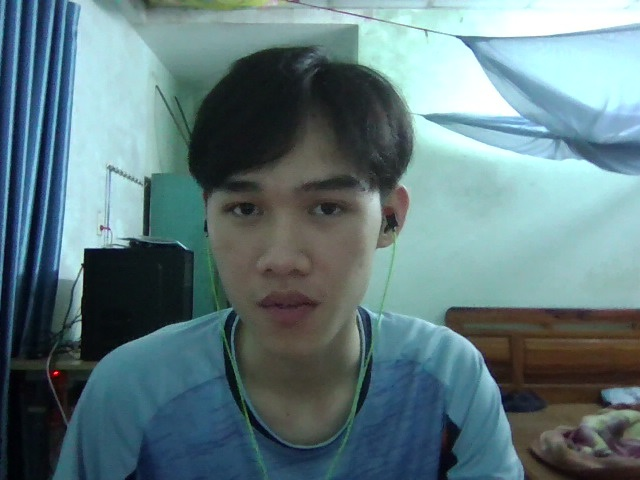
#> input picture captured/capture_0.jpg, 640 x 480 px
$ python -i lbp_u.py   (imports and definitions only)
#> lines starting #> are read from the running program, lines starting #| are printed output that depends on the picture
#> further down, picture is the input picture: shape (480, 640, 3); mean B, G, R 126.6, 122, 96
import cv2
import numpy as np
from skimage.feature import local_binary_pattern


class LBPVideoFeatureExtractor:

    def __init__(
        self,
        img_size=64,
        P=8,
        R=1,
        color_spaces=["gray", "ycrcb"],
        fps=25,
        window_sec=3
    ):

        self.IMG_SIZE = img_size
        self.P = P
        self.R = R
        self.COLOR_SPACES = color_spaces

        self.FPS = fps
        self.WINDOW_SEC = window_sec

        self.face_detector = cv2.CascadeClassifier(
            cv2.data.haarcascades + "haarcascade_frontalface_default.xml"
        )

    # ==========================
    # FACE DETECT
    # ==========================

    def detect_and_crop_face(self, frame):

        gray = cv2.cvtColor(frame, cv2.COLOR_BGR2GRAY)
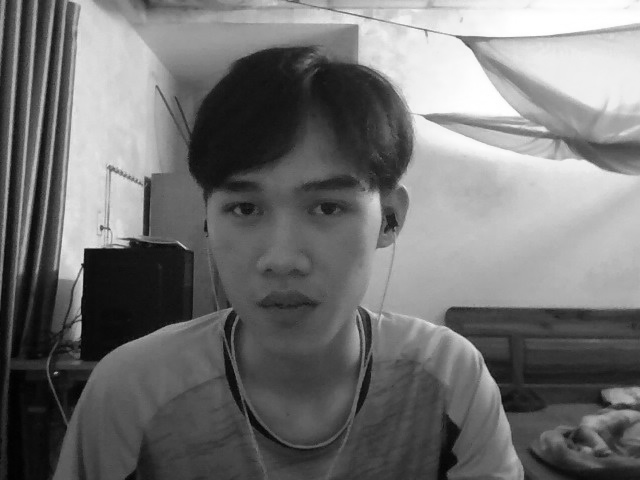
#> gray: shape (480, 640); min 0, max 255, mean 114.7

        faces = self.face_detector.detectMultiScale(
            gray,
            scaleFactor=1.2,
            minNeighbors=5,
            minSize=(50, 50)
        )
#> faces = [[169, 114, 239, 239]]

        if len(faces) == 0:
            return None

        faces = sorted(faces, key=lambda x: x[2]*x[3], reverse=True)
        x, y, w, h = faces[0]
#> x = 169; y = 114; w = 239; h = 239

        face = frame[y:y+h, x:x+w]
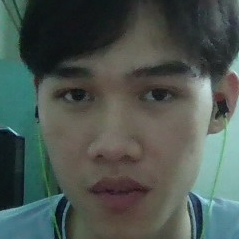
#> face: shape (239, 239, 3); mean B, G, R 80.8, 86, 75.5
        face = cv2.resize(face, (self.IMG_SIZE, self.IMG_SIZE))
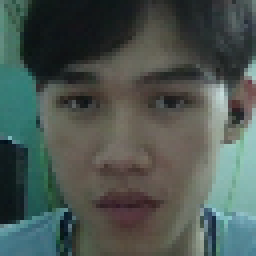
#> face: shape (64, 64, 3) (shown 4 times larger); mean B, G, R 80.7, 85.9, 75.4

        return face

    # ==========================
    # COLOR CONVERT MULTI
    # ==========================

    # [148 lines left out: functions convert_color_spaces, extract_lbp, extract_frame_feature, extract_video_frames, aggregate_feature, extract, not called in this run]


>>> import cv2
>>> picture = cv2.imread('../../captured/capture_0.jpg')
>>> result = LBPVideoFeatureExtractor().detect_and_crop_face(picture)

$ run again, on captured/capture_1.jpg
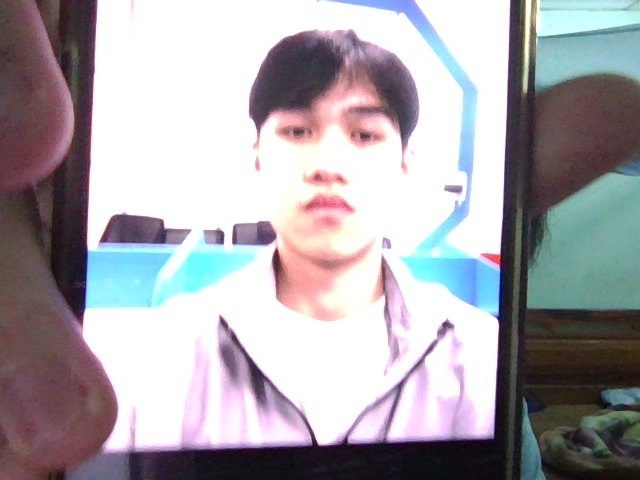
#> input picture captured/capture_1.jpg, 640 x 480 px
#> picture is the input picture: shape (480, 640, 3); mean B, G, R 170.5, 165.1, 168.7
#> in detect_and_crop_face, `gray = cv2.cvtColor(frame, cv2.COLOR_BGR2GRAY)`:
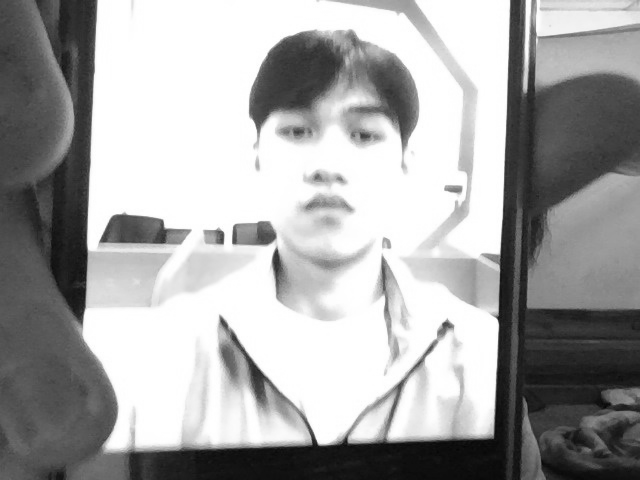
#> gray: shape (480, 640); min 4, max 255, mean 166.8
#> faces = [[232, 56, 199, 199]]
#> x = 232; y = 56; w = 199
#> in detect_and_crop_face, `face = cv2.resize(face, (self.IMG_SIZE, self.IMG_SIZE))`:
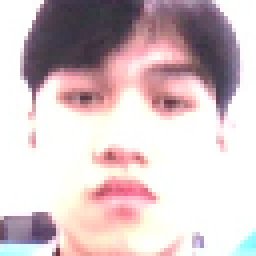
#> face: shape (64, 64, 3) (shown 4 times larger); mean B, G, R 199, 196.1, 213.4

$ run again, on captured/capture_10.jpg
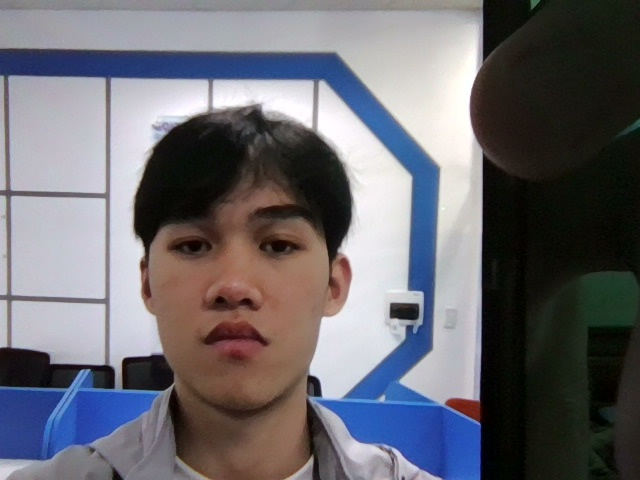
#> input picture captured/capture_10.jpg, 640 x 480 px
#> picture is the input picture: shape (480, 640, 3); mean B, G, R 112.5, 105.9, 107.2
#> in detect_and_crop_face, `gray = cv2.cvtColor(frame, cv2.COLOR_BGR2GRAY)`:
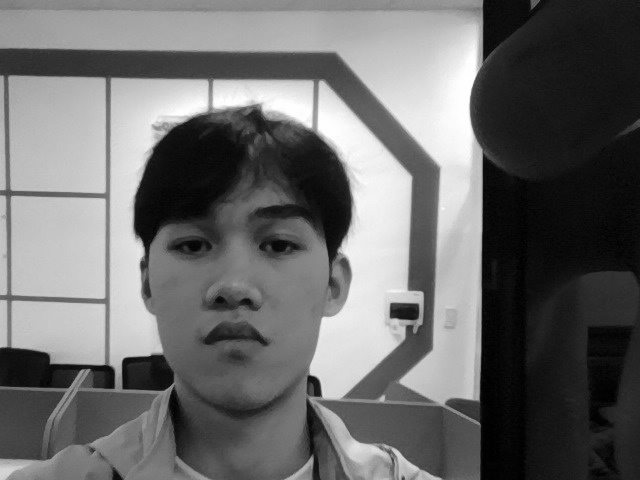
#> gray: shape (480, 640); min 0, max 255, mean 107
#> faces = [[124, 155, 229, 229]]
#> x = 124; y = 155; w = 229
#> in detect_and_crop_face, `face = cv2.resize(face, (self.IMG_SIZE, self.IMG_SIZE))`:
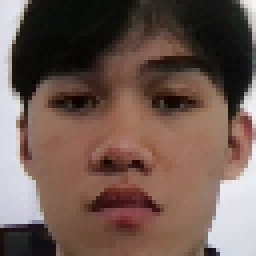
#> face: shape (64, 64, 3) (shown 4 times larger); mean B, G, R 80.5, 88.7, 110.5

$ run again, on captured/capture_11.jpg
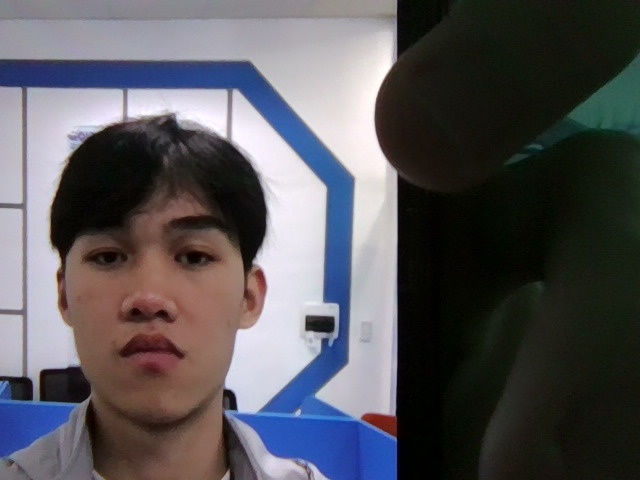
#> input picture captured/capture_11.jpg, 640 x 480 px
#> picture is the input picture: shape (480, 640, 3); mean B, G, R 90.7, 86, 87.7
#> in detect_and_crop_face, `gray = cv2.cvtColor(frame, cv2.COLOR_BGR2GRAY)`:
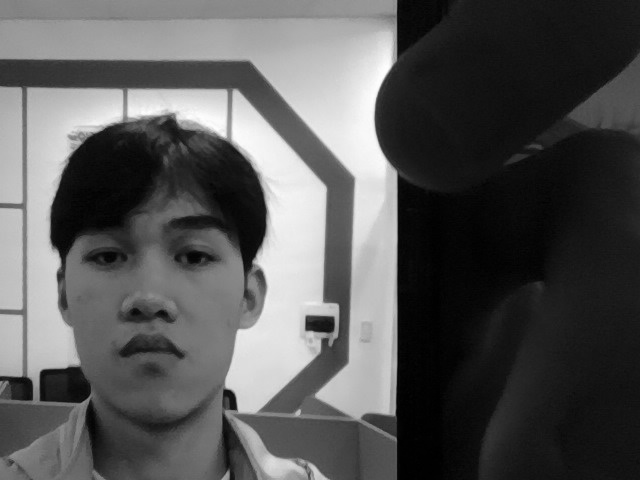
#> gray: shape (480, 640); min 0, max 254, mean 87
#> faces = [[41, 169, 225, 225]]
#> x = 41; y = 169; w = 225
#> in detect_and_crop_face, `face = cv2.resize(face, (self.IMG_SIZE, self.IMG_SIZE))`:
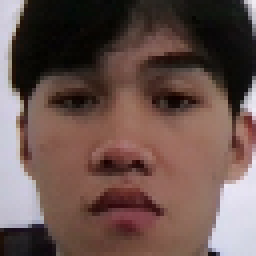
#> face: shape (64, 64, 3) (shown 4 times larger); mean B, G, R 77, 82.4, 105
